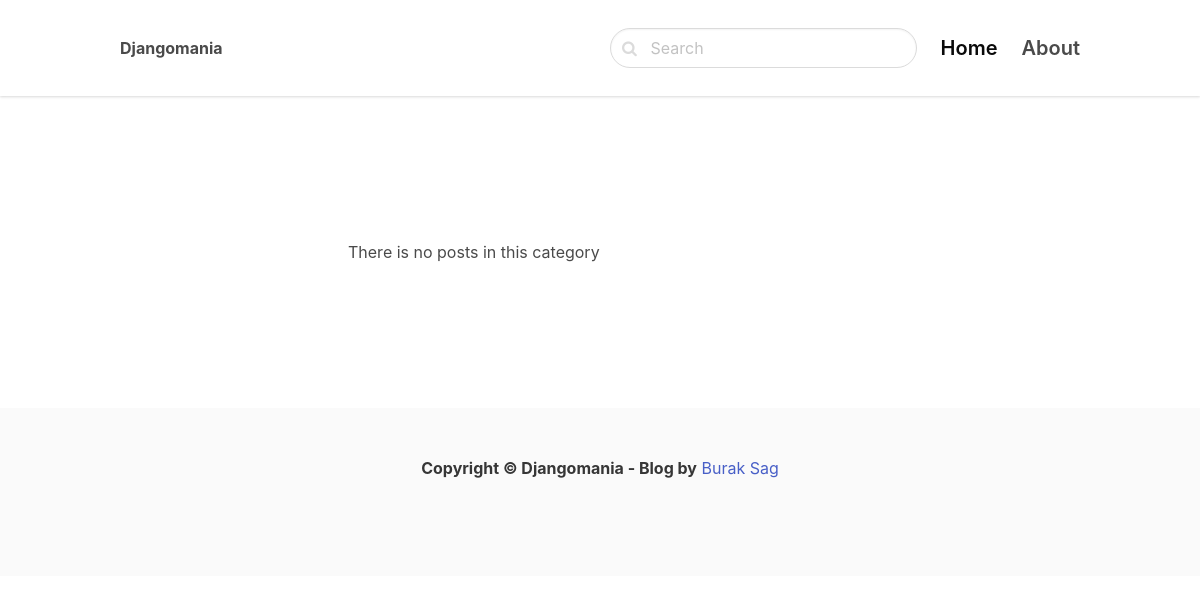
Before: /django/ with the older database file.
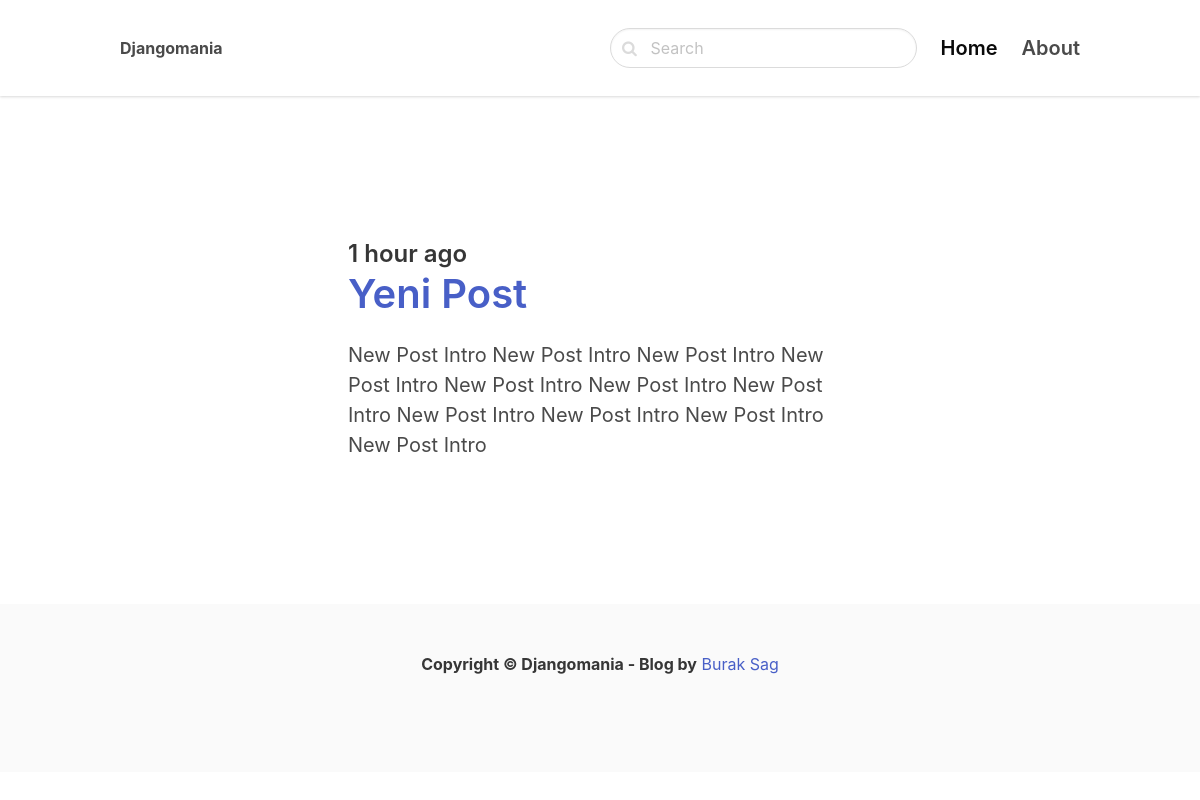
After: the same page with the newer database file.
### blog/models.py (models this page shows, shortened)
class Post(models.Model):
    ACTIVE = 'active'
    DRAFT = 'draft'
    CHOICES_STATUS = (
        (ACTIVE, 'Active'),
        (DRAFT, 'Draft')
    )
    category = models.ForeignKey(Category, related_name="posts", on_delete=models.CASCADE)
    title = models.CharField(max_length=255)
    slug = models.SlugField()
    intro = models.TextField()
    body = models.TextField()
    created_at = models.DateTimeField(auto_now_add=True)
    status = models.CharField(max_length=10, choices=CHOICES_STATUS, default=ACTIVE)
    image = models.ImageField(upload_to='uploads/', blank=True, null=True)
    class Meta:
        ordering = ('-created_at',)

### blog/views.py (the view)
# urls.py: path("<slug:slug>/", views.category, name='category_detail')
def category(request,slug):
    category = get_object_or_404(Category, slug=slug)
    posts = category.posts.filter(status=Post.ACTIVE)
    context = dict(
        category = category,
        posts = posts
    )
    return render(request, 'blog/category.html', context)

### blog/templates/blog/category.html (shortened to what this page needs)
{% extends 'core/base.html' %}
{% block content %}
    <section class="hero">
        <div class="hero-body">
            <div class="container">
                <section class="section">
                    <div class="columns">
                        <div class="column is-8 is-offset-2">
                            {% for post in posts %}
                                <div class="content is-medium">
                                    <h2 class="subtitle is-4">{{ post.created_at | timesince }} ago </h2>
                                    <h1 class="title"><a href="{% url 'post_detail' post.category.slug post.slug %}"> {{ post.title }} </a></h1>
                                    <p>
                                        {{ post.intro }}
                                    </p>
                                </div>
                            {% empty %}
                                <div class="content">
                                    <p>There is no posts in this category</p>
                                </div>
                            {% endfor %}
                        </div>
                    </div>
                </section>
            </div>
        </div>
    </section>
{% endblock %}

Changed rows visible on the page:
added Post: created_at "1 hour", title "Yeni Post", intro "New Post Intro New Post Intro New Post Intro New Post Intro New Post Intro New Post Intro New Post Intro New Post Intro New Post Intro New Post Intro New Post Intro"
Other visible differences:
text no longer shown: "There is no posts in this category"
